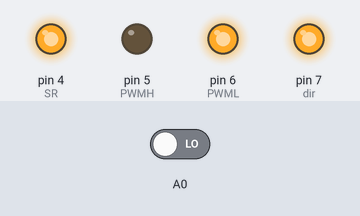
Bench run of a sketch on a simulated Arduino Uno, built with avr-gcc and run on an emulated ATmega328P. On the bench: output pins drawn as LEDs (lit = HIGH). The inputs (shaded band) are chosen by the test bench; at power-on: A0 LOW. What the sketch prints to the serial monitor is not drawn.

Above: at 0.1 s.
Timing chart, 0 to 1.6 s (numbered marks = the images above):
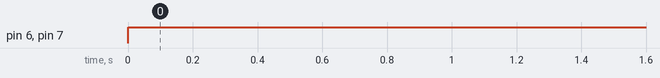

Measured:
- by itself, pin 6 (PWML), pin 7 (dir): LOW → HIGH at 0.00 s

The sketch:

i2c_slave.ino
```cpp
#include <TimerOne.h>
#include <Wire.h>

#include "ti2c_slave.h"


#define encA 2
#define encB 3
#define PWMH 5
#define PWML 6
#define dir 7
#define SR 4

volatile long int temp, counter = 0;

volatile long double v = 0;

float duty=0;
int pw = 0;

float dt=0.003;

long double enc = 0;
long double preenc =0;

int state = false;

int I2C_address = 0x14;
Ti2c receiver(I2C_address);

ISR(PCINT1_vect,ISR_NOBLOCK){
  if((PINC & (1<<PINC0))^((PINC & (1<<PINC1))>>1))--counter;
  else ++counter;

  }


void setup() {
  PCICR |= (1<<PCIE1);
  PCMSK1 |=(1<<PCINT8);


  Serial.begin (9600);

  pinMode(encA, INPUT_PULLUP);

  pinMode(encB, INPUT_PULLUP);

  pinMode(PWML, OUTPUT);
  pinMode(PWMH, OUTPUT);

  pinMode(SR,OUTPUT);

  pinMode(dir, OUTPUT);
  //interuptをセットアップする
  //
  //attachInterrupt(0, ai0, RISING);

  //
  //attachInterrupt(1, ai1, RISING);
    pinMode(A0,INPUT);
    pinMode(A1,INPUT);


 Wire.begin(I2C_address);   // join i2c bus with address #8

 Wire.onReceive(receiveEvent); // register event

 Wire.onRequest(requestEvent);
 _SFR_BYTE(TCCR2A) |= _BV(COM2A1);
  // fast PWM mode
  // 動作クロックは分周なしの8MHz
  // PWMキャリア波の周波数は8MHz/256=31.25kHz

  digitalWrite(SR,HIGH);
}


void loop() {
Serial.println(counter);

    enc = counter;

    v = (enc - preenc)/dt/1000*2*3.14*0.064;

     if(pw>0)digitalWrite(dir,LOW);
    else digitalWrite(dir,HIGH);
    duty = abs(int(pw));
   digitalWrite(PWML,HIGH);//analogWrite(PWML,pw);
    analogWrite(PWMH,duty);
    preenc = enc;
}

void receiveEvent(int howMany)
{
  receiver.receiveStr();
  pw = double(atoi(receiver.buf));
}

void requestEvent(){

  char buf[10] = {};
  int num;
  num = sprintf(buf, "%d$", counter);
;

  receiver.sendStr(buf);
  //Serial.println(buf);


  }
```

ti2c_slave.cpp
```cpp
#include "Arduino.h"
#include "ti2c_slave.h"
#include <Wire.h>
#define SIZE 100

const char postfix = '$';

Ti2c::Ti2c(uint8_t i2caddr) {
  //initializer
  this->addr = i2caddr;
}

void Ti2c::sendStr(char buf[]) {
  //Wire.beginTransmission();	 //
  int c = Wire.write(buf);// 1バイトをキューへ送信
  //Serial.print(buf);
  //Serial.println(c);
  //Wire.endTransmission();		// 送信完了
}

void Ti2c::receiveStr() {
  char b_buf[SIZE] = "";
  int i = 0;
    byte val;

    while (Wire.available()) {
      val = Wire.read();
      //Serial.print(val);
      if (val == postfix) {
        b_buf[i++] = '\0';
        break;
      } else {
        b_buf[i++] = val;
      }
    }
    if (val == postfix) {
      sprintf(this->buf, "%s", b_buf);
    }
}
```

ti2c_slave.h
```cpp
#ifndef Ti2c_h
#define Ti2c_h
#include "Arduino.h"

class Ti2c{
  public:
    Ti2c();
    Ti2c(uint8_t i2caddr);
    void sendStr(char buf[]);
    void receiveStr();
    uint8_t addr;
    char buf[100];
};
#endif
```
